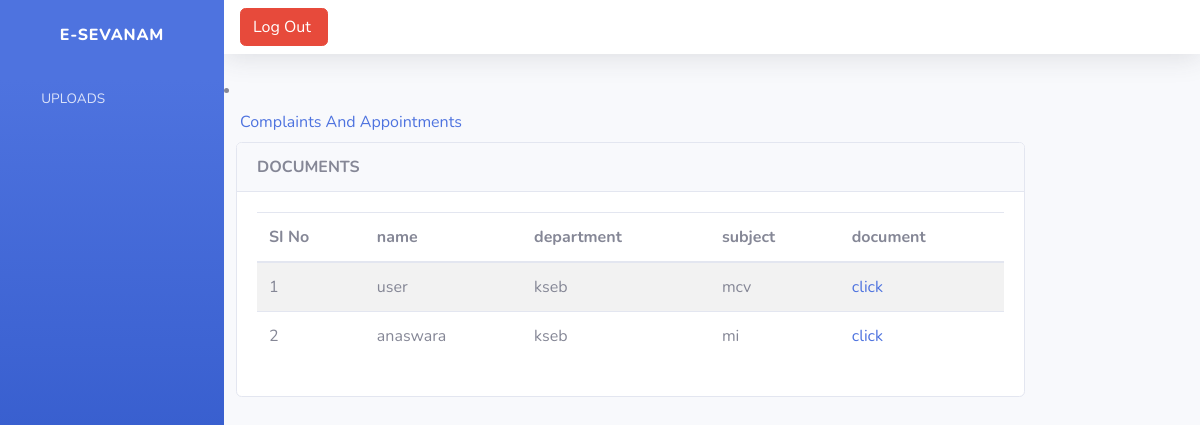
The page /doc_view (signed in) on the database its author committed.
### manageapp1/models.py (models this page shows)
class Uploads(models.Model):
    user = models.ForeignKey(Login, on_delete=models.DO_NOTHING)
    department = models.ForeignKey(Department, on_delete=models.DO_NOTHING)
    subject = models.CharField(max_length=200, blank = True)
    document = models.FileField(upload_to='documents/')
    email = models.EmailField()
    contact_no = models.CharField(max_length=100)

class Login(AbstractUser):
    is_govt = models.BooleanField(default=False)
    is_user = models.BooleanField(default=False)

class Department(models.Model):
    name= models.CharField(max_length=200)
    place= models.CharField(max_length=200)
    contact_number= models.CharField(max_length=100)
    email= models.EmailField()
    def __str__(self):
        return self.name

### manageapp1/govt_views.py (the view)
# urls.py: path('doc_view',govt_views.doc_view, name ='doc_view'),
@login_required(login_url='login_view')
def doc_view(request):
    uploads = Uploads.objects.all()
    return render(request,'gov_doc_view.html',{'uploads':uploads})

### templates/gov_doc_view.html (shortened to what this page needs)
<!DOCTYPE html>
{% extends 'govbase.html' %}
{% block content %}
<div class="col-lg-10">
    <div class="card">
        <div class="card-header">
            <strong class="card-title">DOCUMENTS</strong>
        </div>
          <div class="card-body">
            <table class="table table-striped">
                <thead>
                <tr>
                    <th scope="col">SI No</th>
                    <th scope="col">name</th>
                    <th scope="col">department</th>
                    <th scope="col">subject</th>
                    <th scope="col">document</th>
                </tr>
                </thead>
                <tbody>
                {% for n in uploads %}
                <tr>
                    <td scope="row">{{forloop.counter}}</td>
                     <td>{{n.user}}</td>
                     <td>{{n.department}}</td>
                     <td>{{n.subject}}</td>
                    <td>
                        {% if n.reply == None %}
                        <a href="{% url 'certificate' n.id %}">click</a>
                        {% else %}
                        {{n.reply}}
                        {% endif %}
                    </td>
                 {% empty %}
                <tr>
                    <td colspan="7"><h3>No Results Found</h3></td>
                </tr>
                </tr>
                {% endfor %}
                </tbody>
            </table>
        </div>
    </div>
</div>
{% endblock %}

### rows shown on the page
Uploads: user "user", department "kseb", subject "mcv"
Uploads: user "anaswara", department "kseb", subject "mi"
